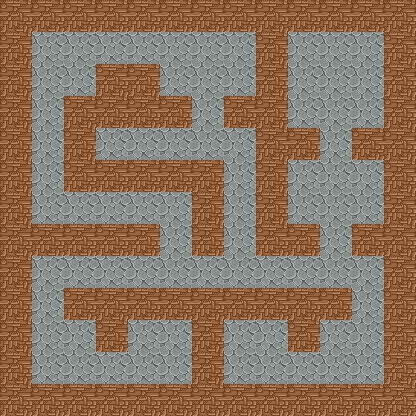

Tiled map render using the project's own tile images. Description and the map definition, with tile-layer contents summarised, below:
An orthogonal 13x13 tile map with 32x32 px tiles, 2 tile layers (background, wall) and 44 objects.

<map version="1.0" tiledversion="2018.04.18" orientation="orthogonal" renderorder="right-up" width="13" height="13" tilewidth="32" tileheight="32" infinite="0" nextobjectid="107">
 <tileset firstgid="1" source="terrain.tsx" />
 <layer name="background" width="13" height="13">
  <data>[169 cells, 169 non-empty, 1 distinct tile ids]</data>
 </layer>
 <layer name="wall" width="13" height="13">
  <data>[169 cells, 91 non-empty, 1 distinct tile ids]</data>
 </layer>
 <objectgroup name="enemy">
  <object id="4" x="224" y="64" width="32" height="32">
   <properties>
    <property name="enemy_id" type="int" value="9" />
   </properties>
  </object>
  <object id="15" x="352" y="320" width="32" height="32">
   <properties>
    <property name="enemy_id" type="int" value="1" />
   </properties>
  </object>
  <object id="59" x="224" y="160" width="32" height="32">
   <properties>
    <property name="enemy_id" type="int" value="13" />
   </properties>
  </object>
  <object id="61" x="320" y="352" width="32" height="32">
   <properties>
    <property name="enemy_id" type="int" value="2" />
   </properties>
  </object>
  <object id="62" x="224" y="224" width="32" height="32">
   <properties>
    <property name="enemy_id" type="int" value="5" />
   </properties>
  </object>
  <object id="63" x="64" y="352" width="32" height="32">
   <properties>
    <property name="enemy_id" type="int" value="5" />
   </properties>
  </object>
  <object id="77" x="128" y="192" width="32" height="32">
   <properties>
    <property name="enemy_id" type="int" value="10" />
   </properties>
  </object>
  <object id="78" x="64" y="192" width="32" height="32">
   <properties>
    <property name="enemy_id" type="int" value="10" />
   </properties>
  </object>
  <object id="79" x="192" y="256" width="32" height="32">
   <properties>
    <property name="enemy_id" type="int" value="1" />
   </properties>
  </object>
  <object id="80" x="256" y="256" width="32" height="32">
   <properties>
    <property name="enemy_id" type="int" value="13" />
   </properties>
  </object>
  <object id="81" x="128" y="256" width="32" height="32">
   <properties>
    <property name="enemy_id" type="int" value="5" />
   </properties>
  </object>
  <object id="85" x="352" y="160" width="32" height="32">
   <properties>
    <property name="enemy_id" type="int" value="21" />
   </properties>
  </object>
  <object id="88" x="288" y="160" width="32" height="32">
   <properties>
    <property name="enemy_id" type="int" value="21" />
   </properties>
  </object>
  <object id="89" x="32" y="320" width="32" height="32">
   <properties>
    <property name="enemy_id" type="int" value="9" />
   </properties>
  </object>
  <object id="90" x="96" y="192" width="32" height="32">
   <properties>
    <property name="enemy_id" type="int" value="9" />
   </properties>
  </object>
 </objectgroup>
 <objectgroup name="Articles">
  <object id="28" x="320" y="64" width="32" height="32">
   <properties>
    <property name="articles_id" type="int" value="19" />
   </properties>
  </object>
  <object id="35" x="128" y="320" width="32" height="32">
   <properties>
    <property name="articles_id" type="int" value="1" />
   </properties>
  </object>
  <object id="66" x="352" y="32" width="32" height="32">
   <properties>
    <property name="articles_id" type="int" value="17" />
   </properties>
  </object>
  <object id="68" x="224" y="320" width="32" height="32">
   <properties>
    <property name="articles_id" type="int" value="18" />
   </properties>
  </object>
  <object id="69" x="256" y="320" width="32" height="32">
   <properties>
    <property name="articles_id" type="int" value="5" />
   </properties>
  </object>
  <object id="70" x="160" y="352" width="32" height="32">
   <properties>
    <property name="articles_id" type="int" value="2" />
   </properties>
  </object>
  <object id="71" x="288" y="32" width="32" height="32">
   <properties>
    <property name="articles_id" type="int" value="17" />
   </properties>
  </object>
  <object id="72" x="352" y="96" width="32" height="32">
   <properties>
    <property name="articles_id" type="int" value="5" />
   </properties>
  </object>
  <object id="73" x="288" y="96" width="32" height="32">
   <properties>
    <property name="articles_id" type="int" value="6" />
   </properties>
  </object>
  <object id="86" x="160" y="320" width="32" height="32">
   <properties>
    <property name="articles_id" type="int" value="17" />
   </properties>
  </object>
  <object id="98" x="224" y="352" width="32" height="32">
   <properties>
    <property name="articles_id" type="int" value="17" />
   </properties>
  </object>
  <object id="101" x="128" y="352" width="32" height="32">
   <properties>
    <property name="articles_id" type="int" value="17" />
   </properties>
  </object>
  <object id="102" x="96" y="128" width="32" height="32">
   <properties>
    <property name="articles_id" type="int" value="17" />
   </properties>
  </object>
  <object id="103" x="128" y="128" width="32" height="32">
   <properties>
    <property name="articles_id" type="int" value="17" />
   </properties>
  </object>
  <object id="104" x="160" y="128" width="32" height="32">
   <properties>
    <property name="articles_id" type="int" value="17" />
   </properties>
  </object>
  <object id="105" x="32" y="160" width="32" height="32">
   <properties>
    <property name="articles_id" type="int" value="5" />
   </properties>
  </object>
 </objectgroup>
 <objectgroup name="Teleport">
  <object id="38" x="192" y="32" width="32" height="32">
   <properties>
    <property name="direction" type="int" value="1" />
    <property name="targetNum" type="int" value="9" />
    <property name="teleport_id" type="int" value="2" />
   </properties>
  </object>
  <object id="40" x="32" y="32" width="32" height="32">
   <properties>
    <property name="direction" type="int" value="1" />
    <property name="targetNum" type="int" value="7" />
    <property name="teleport_id" type="int" value="1" />
   </properties>
  </object>
 </objectgroup>
 <objectgroup name="Npc" />
 <objectgroup name="door">
  <object id="41" x="32" y="96" width="32" height="32">
   <properties>
    <property name="door_id" type="int" value="1" />
   </properties>
  </object>
  <object id="46" x="96" y="32" width="32" height="32">
   <properties>
    <property name="door_id" type="int" value="1" />
   </properties>
  </object>
  <object id="51" x="128" y="32" width="32" height="32">
   <properties>
    <property name="door_id" type="int" value="1" />
   </properties>
  </object>
  <object id="83" x="288" y="352" width="32" height="32">
   <properties>
    <property name="door_id" type="int" value="1" />
   </properties>
  </object>
  <object id="84" x="192" y="96" width="32" height="32">
   <properties>
    <property name="door_id" type="int" value="1" />
   </properties>
  </object>
  <object id="93" x="160" y="224" width="32" height="32">
   <properties>
    <property name="door_id" type="int" value="1" />
   </properties>
  </object>
  <object id="94" x="352" y="288" width="32" height="32">
   <properties>
    <property name="door_id" type="int" value="1" />
   </properties>
  </object>
  <object id="95" x="32" y="288" width="32" height="32">
   <properties>
    <property name="door_id" type="int" value="1" />
   </properties>
  </object>
  <object id="99" x="320" y="224" width="32" height="32">
   <properties>
    <property name="door_id" type="int" value="1" />
   </properties>
  </object>
  <object id="100" x="96" y="352" width="32" height="32">
   <properties>
    <property name="door_id" type="int" value="2" />
   </properties>
  </object>
  <object id="106" x="320" y="128" width="32" height="32">
   <properties>
    <property name="door_id" type="int" value="4" />
   </properties>
  </object>
 </objectgroup>
</map>
